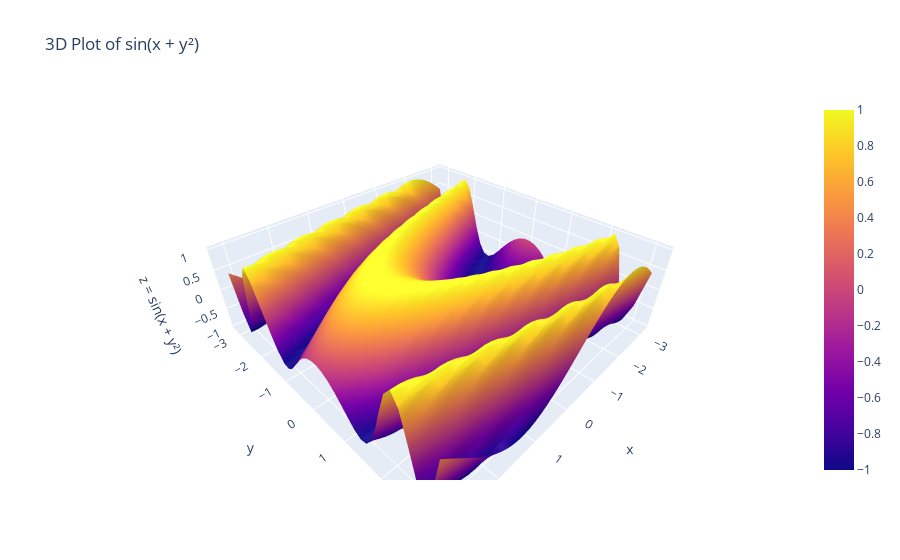

Notebook cell for this chart:
### Code cell
f_num = sym.lambdify((x, y), fxy, modules='numpy')

xx = np.linspace(-np.pi, np.pi, 40)
X, Y = np.meshgrid(xx, xx)
Z = f_num(X, Y)


# Step 5: Create the Plotly surface plot
fig = go.Figure(data=[go.Surface(x=X, y=Y, z=Z)])

fig.update_layout(
  title='3D Plot of sin(x + y²)',
  scene=dict(
    xaxis_title='x',
    yaxis_title='y',
    zaxis_title='z = sin(x + y²)'
  )
)

fig.show()

### Figure 1 — Plotly figure (JSON) as saved in the notebook; plotly's stock layout.template omitted (floating-point values rounded to 4 significant figures; data arrays with more than 128 entries replaced by an {"elided": "..."} marker saying what was removed)
{"data": [{"type": "surface", "x": {"elided": "40x40 float values"}, "y": {"elided": "40x40 float values"}, "z": {"elided": "40x40 float values"}}], "layout": {"scene": {"xaxis": {"title": {"text": "x"}}, "yaxis": {"title": {"text": "y"}}, "zaxis": {"title": {"text": "z = sin(x + y²)"}}}, "title": {"text": "3D Plot of sin(x + y²)"}}}
